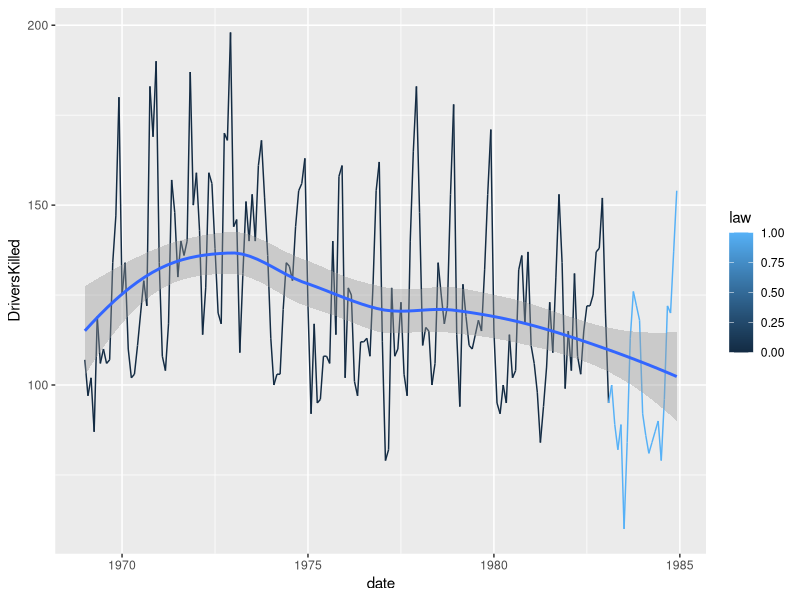
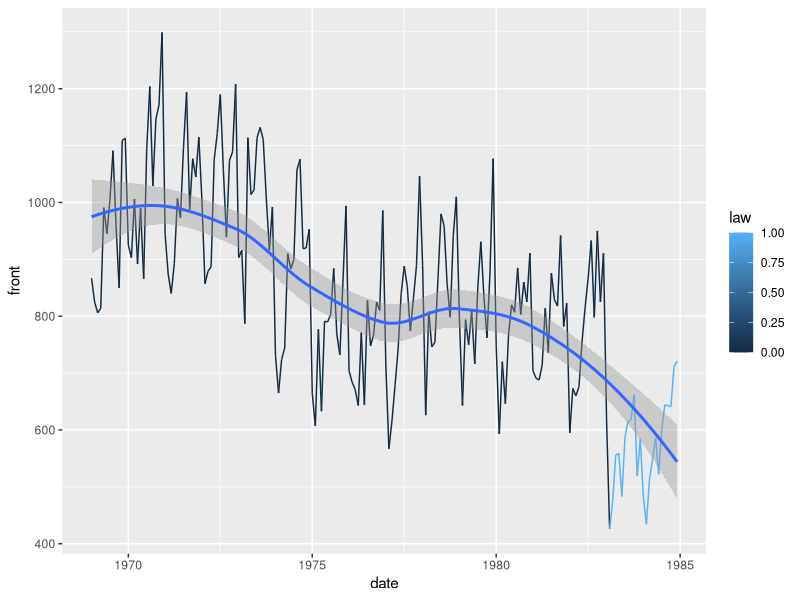
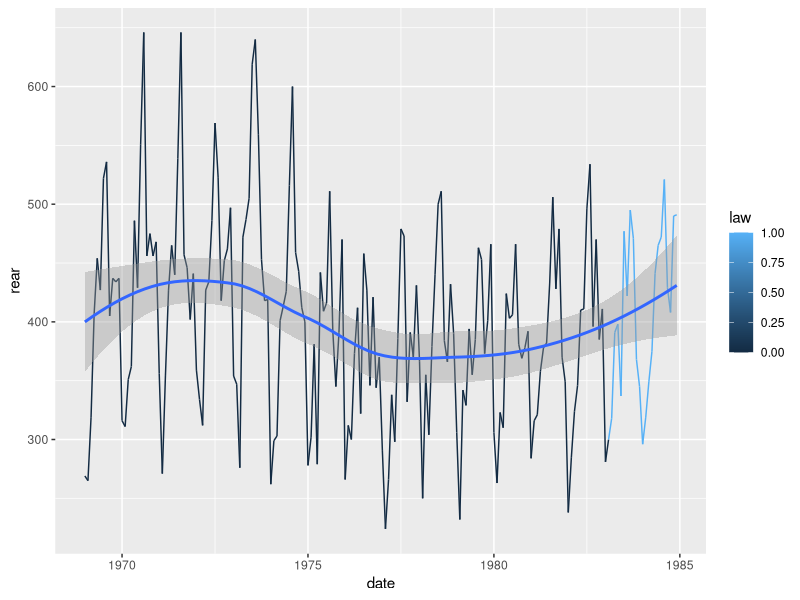
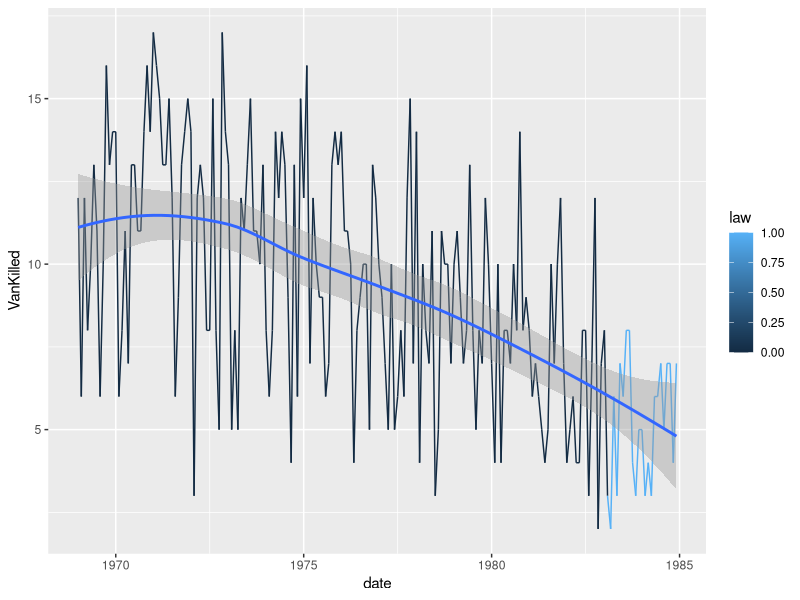

The R script that drew these images, in order: (Note: this script raises an error after producing the figures.)
## ---- chunk 1
# Libraries
set.seed(96024)

library(tidyverse)
library(readr)
library(kableExtra)
library(bookdown)
## ---- chunk 2
knitr::opts_chunk$set(fig.pos = 'H', echo = FALSE, message = FALSE, warning = FALSE)
## ---- chunk 3
Seatbelts_data = data.frame(as.matrix(Seatbelts),date=time(Seatbelts))
## ---- chunk 4
ggplot(data=Seatbelts_data, aes(x=date,y=DriversKilled,col=law))+geom_line()+geom_smooth()
## ---- chunk 5
ggplot(data=Seatbelts_data, aes(x=date,y=front,col=law))+geom_line()+geom_smooth()
## ---- chunk 6
ggplot(data=Seatbelts_data, aes(x=date,y=rear,col=law))+geom_line()+geom_smooth()
## ---- chunk 7
ggplot(data=Seatbelts_data, aes(x=date,y=VanKilled,col=law))+geom_line()+geom_smooth()
## ---- chunk 8
Seatbelts_data %>%
  group_by(law) %>%
  summarise(DriversKilled_Average=mean(DriversKilled)) %>%
  kable(caption="Drivers killed before and after law")
## ---- chunk 9
Seatbelts_data %>%
  group_by(law) %>%
  summarise(Rear_Average=mean(rear)) %>%
  kable(caption="Back seat passengers killed before and after law")
## ---- chunk 10
Seatbelts_data %>%
  group_by(law) %>%
  summarise(Front_Average=mean(front)) %>%
  kable(caption="Front seat passengers killed before and after law")
## ---- chunk 11
Seatbelts_data %>%
  group_by(law) %>%
  summarise(Van_Average=mean(VanKilled)) %>%
  kable(caption="Light good vehicle drivers killed before and after law")
## ---- chunk 12
seatbelts
fit<-lm(DriversKilled~., data=seatbelts)
summary(fit)
## ---- chunk 13
library(broom)
aug<-augment(fit)
aug
 
ggplot(aug, aes(x=.fitted, y=.resid))+
  geom_point()+
  geom_smooth()->res
res+geom_hline(yintercept=0, color="red")
